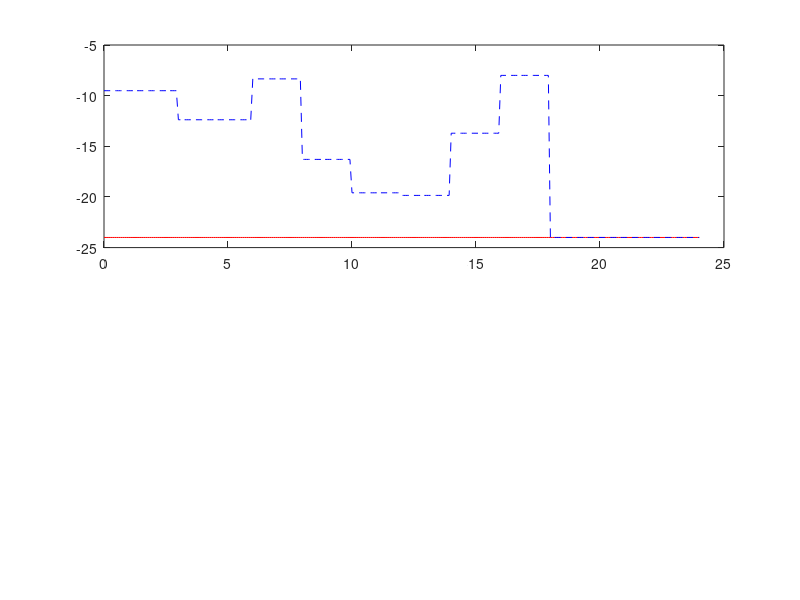

Reproduce this figure in MATLAB. (Note: this script raises an error after producing the figure.)
% Script for plotting comparisson between optimized and non-optimized

%% Load results
output_bas = load('retail_store_bas.mat');
output_opt = load('retail_store_opt.mat');
input_bas = load('input_bas.mat');
input_opt = load('input_opt.mat');

%% Setpoints
figure(1);
x = output_bas.rt_tout/3600;
subplot(2,1,1);plot(x,output_bas.rt_yout(:,10),'r',x,output_opt.rt_yout(:,10),'b--');
vline([13 17],'k');
title('Refrigeration SP');
xlabel('Hour');
ylabel('Temperature [C]');
legend('Baseline','Optimized');
grid on;
subplot(2,1,2);plot(x,output_bas.rt_yout(:,17),'r',x,output_opt.rt_yout(:,17),'b--');
vline([13 17],'k');
title('HVAC SP');
xlabel('Hour');
ylabel('Temperature [C]');
legend('Baseline','Optimized');
grid on;

%% Power Consumption
figure(2);
x = output_bas.rt_tout/3600;
subplot(3,1,1);plot(x,output_bas.rt_yout(:,1)/1000,'r*-',x,output_opt.rt_yout(:,1)/1000,'b^-');
vline([13 17],'k');
title('Total Power');
xlabel('Hour');
ylabel('Power [kW]');
% axis([0 25 -26 -6]);
grid on;
legend('Baseline','Optimized');
subplot(3,1,2);plot(x,output_bas.rt_yout(:,3)/1000,'r*-',x,output_opt.rt_yout(:,3)/1000,'b^-');
vline([13 17],'k');
title('HVAC');
xlabel('Hour');
ylabel('Power [kW]');
% axis([0 25 -26 -6]);
grid on;
legend('Baseline','Optimized');
subplot(3,1,3);plot(x,output_bas.rt_yout(:,4)/1000+output_bas.rt_yout(:,7)/1000,'r*-',x,output_opt.rt_yout(:,4)/1000+output_opt.rt_yout(:,7)/1000,'b^-');
vline([13 17],'k');
title('Refrigeration');
xlabel('Hour');
ylabel('Power [kW]');
% axis([0 25 -26 -6]);
grid on;
legend('Baseline','Optimized');

%% Temperature
figure(3);
x = output_bas.rt_tout/3600;
subplot(3,1,1);plot(x,output_opt.rt_yout(:,10),'k--',x,output_opt.rt_yout(:,5),'r*-',x,output_opt.rt_yout(:,6),'b^-');
vline([13 17],'k');
title('Case');
xlabel('Hour');
ylabel('Temperature [C]');
grid on;
legend('SP','Product','Case');
subplot(3,1,2);plot(x,output_opt.rt_yout(:,10),'k--',x,output_opt.rt_yout(:,8),'r*-',x,output_opt.rt_yout(:,9),'b^-');
vline([13 17],'k');
title('Walk-In');
xlabel('Hour');
ylabel('Temperature [C]');
grid on;
legend('SP','Product','Case');
subplot(3,1,3);plot(x,output_opt.rt_yout(:,17),'k--',x,output_opt.rt_yout(:,11),'r*-',x,output_opt.rt_yout(:,12),'b^-',x,output_opt.rt_yout(:,13),'m^-',x,output_opt.rt_yout(:,14),'c^-',x,output_opt.rt_yout(:,15),'g^-');
vline([13 17],'k');
title('HVAC');
xlabel('Hour');
ylabel('Temperature [C]');
grid on;
legend('SP','Refrigeraton','Back','Core','Entry','Front');

